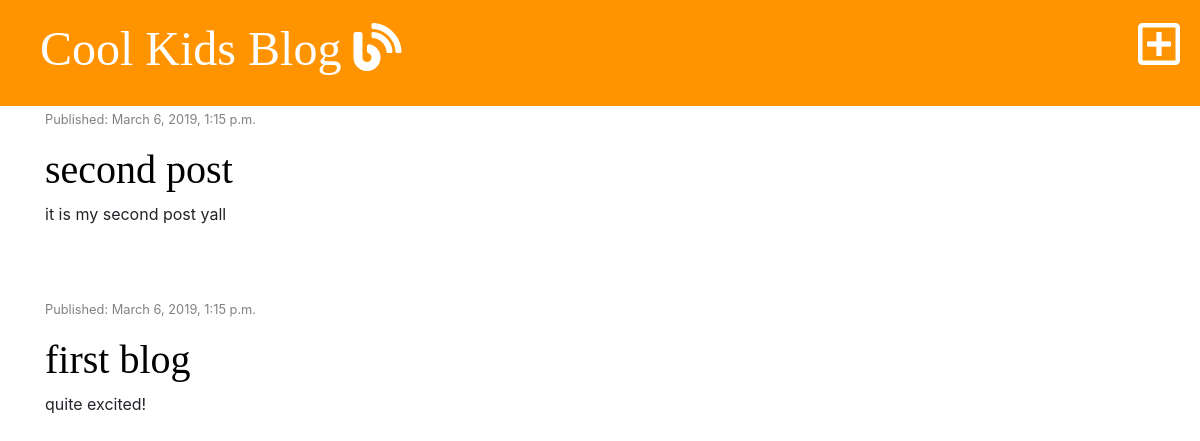
/, run on an earlier commit of the app's database.
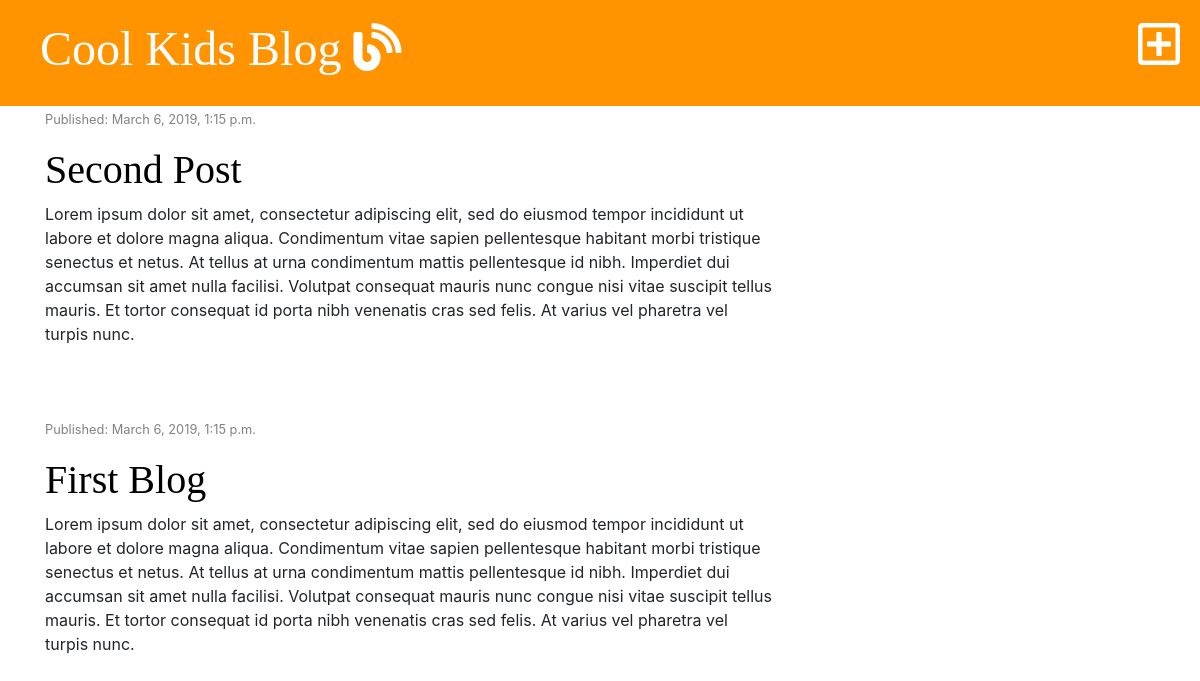
And on a later commit of the database.
### blog/models.py (models this page shows, shortened)
class Post(models.Model):
    author = models.ForeignKey('auth.User', on_delete=models.CASCADE)
    title = models.CharField(max_length=200)
    text = models.TextField()
    created_date = models.DateTimeField(default=timezone.now)
    published_date = models.DateTimeField(blank=True, null=True)

### blog/views.py (the view)
# urls.py: path('', views.post_list, name='post_list'),
def post_list(request):
    posts = Post.objects.filter(published_date__lte=timezone.now()).order_by('-published_date')
    stuff_for_frontend = {'posts' : posts}
    return render(request, 'blog/post_list.html', stuff_for_frontend)

### blog/templates/blog/post_list.html
{% extends 'blog/base.html' %}
{% block content %}
      {% for post in posts %}
          <div class="post">
            <div class="date">
                <p><small>Published: {{ post.published_date }}</small></p>
            </div>
            <h1><a href="{% url 'post_detail' pk=post.pk %}">{{ post.title }}</a></h1>
            <p>{{ post.text|linebreaksbr }}</p>
          </div>
      {% endfor %}
{% endblock %}

What changed in the data, as far as the page shows it:
changed Post: title "second post" → "Second Post"; text "it is my second post yall" → "Lorem ipsum dolor sit amet, consectetur adipiscing elit, sed do eiusmod tempor incididunt ut labore et dolore magna aliqua. Condimentum vitae sapien pellentesque habitant morbi tristique senectus et netus. At tellus at urna condimentum mattis pellentesque id nibh. Imperdiet dui accumsan sit amet nulla facilisi. Volutpat consequat mauris nunc congue nisi vitae suscipit tellus mauris. Et tortor consequat id porta nibh venenatis cras sed felis. At varius vel pharetra vel turpis nunc."
changed Post: title "first blog" → "First Blog"; text "quite excited!" → "Lorem ipsum dolor sit amet, consectetur adipiscing elit, sed do eiusmod tempor incididunt ut labore et dolore magna aliqua. Condimentum vitae sapien pellentesque habitant morbi tristique senectus et netus. At tellus at urna condimentum mattis pellentesque id nibh. Imperdiet dui accumsan sit amet nulla facilisi. Volutpat consequat mauris nunc congue nisi vitae suscipit tellus mauris. Et tortor consequat id porta nibh venenatis cras sed felis. At varius vel pharetra vel turpis nunc."
